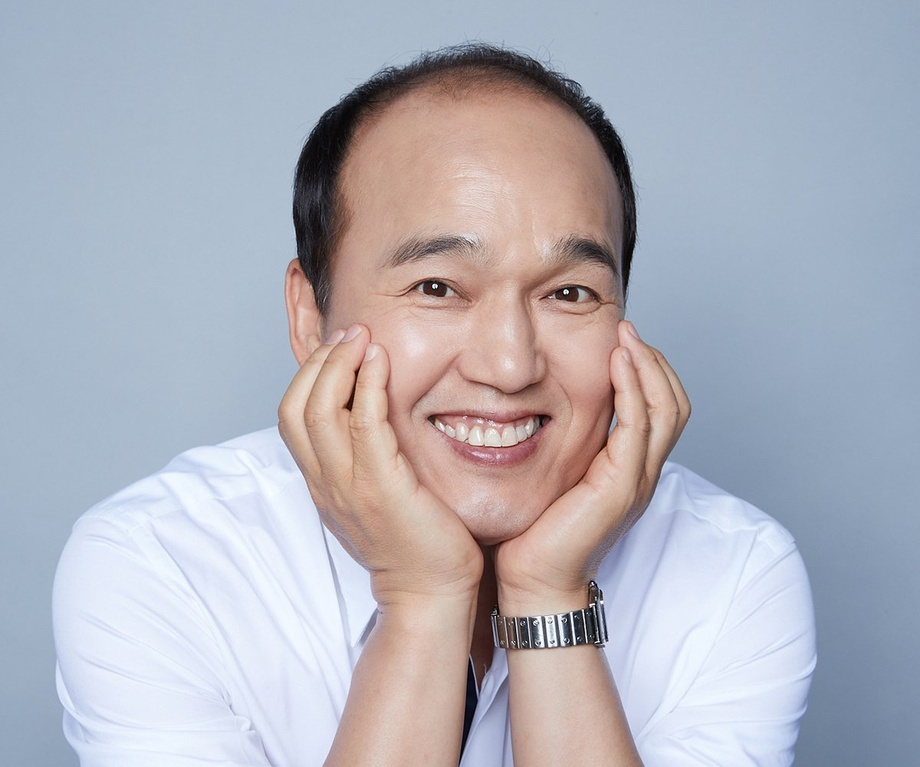
#> input picture data/ad.jpg, 920 x 767 px, shrunk from 1200 x 1000 before the run, found by its file name
$ python 0501.py
#> lines starting #> are read from the running program, lines starting #| are printed output that depends on the picture; after the words box and inside, x2 and y2 are one past the last pixel; in counts of white or black regions, pixels touching at a corner belong together
# 0501.py
import cv2
import numpy as np
src = cv2.imread('./data/ad.jpg', cv2.IMREAD_GRAYSCALE)
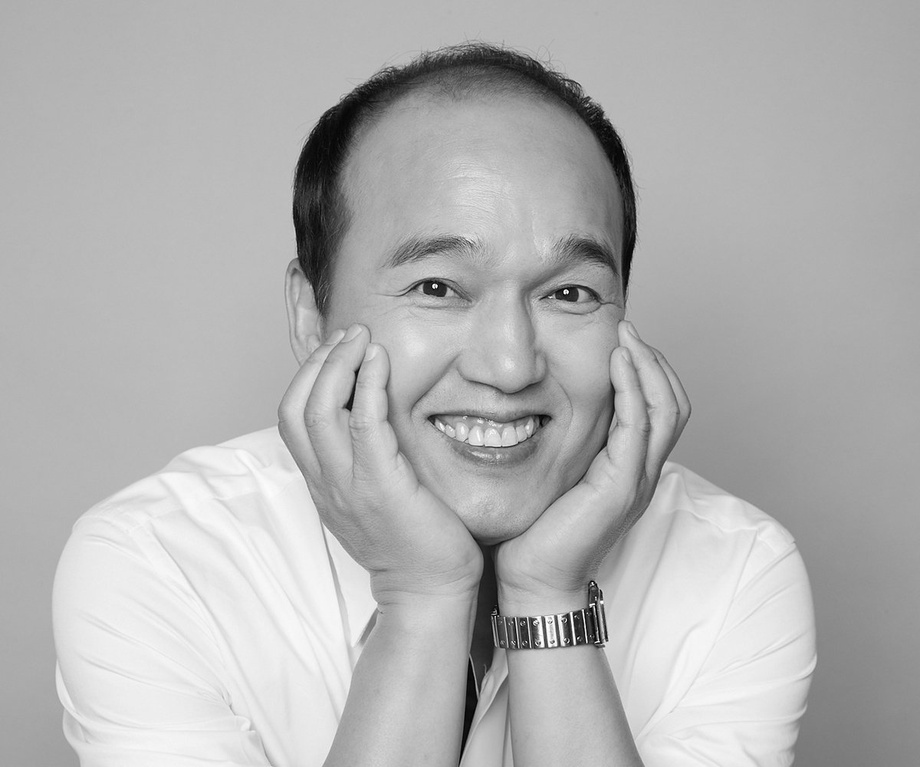
#> src: shape (767, 920); min 0, max 255, mean 178.4
cv2.imshow('src',  src)

ret, dst = cv2.threshold(src, 120, 255, cv2.THRESH_BINARY)
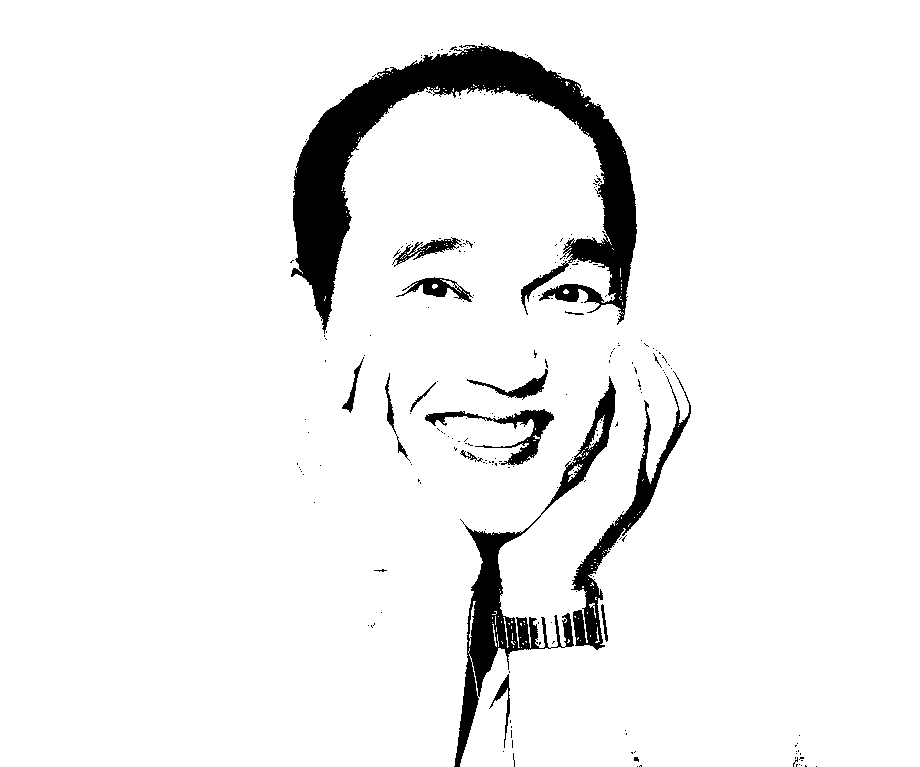
#> dst: shape (767, 920); 93.9% white; 213 black regions (198 under 20 px), largest, box (x1, y1, x2, y2) and area: (291, 45, 637, 334) 25413, (454, 376, 616, 767) 8308, (571, 371, 691, 650) 4200
print('ret=', ret)
cv2.imshow('dst',  dst)

ret2, dst2 = cv2.threshold(src, 200, 255,
                             cv2.THRESH_BINARY+cv2.THRESH_OTSU)
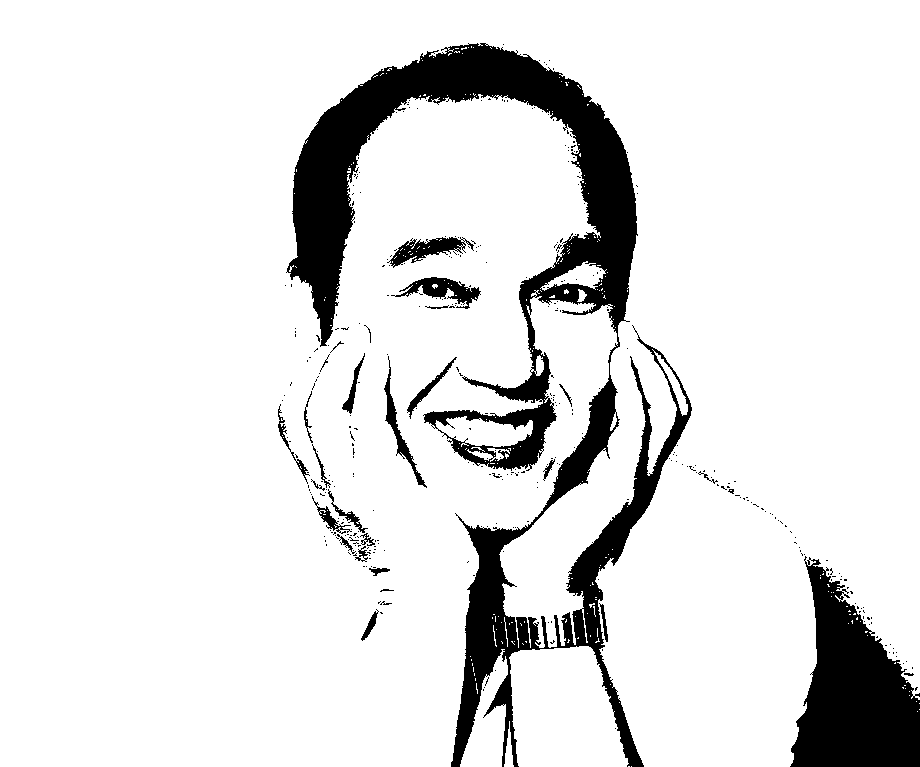
#> dst2: shape (767, 920); 88.7% white; 377 black regions (348 under 20 px), largest, box (x1, y1, x2, y2) and area: (286, 43, 692, 767) 56967, (790, 556, 920, 767) 16091, (391, 277, 481, 309) 1097
#> ret2 = 143
print('ret2=', ret2)
#| ret2= 143.0
cv2.imshow('dst2',  dst2)

cv2.waitKey()
cv2.destroyAllWindows()

$ run again, with data/123.jpg copied over data/ad.jpg
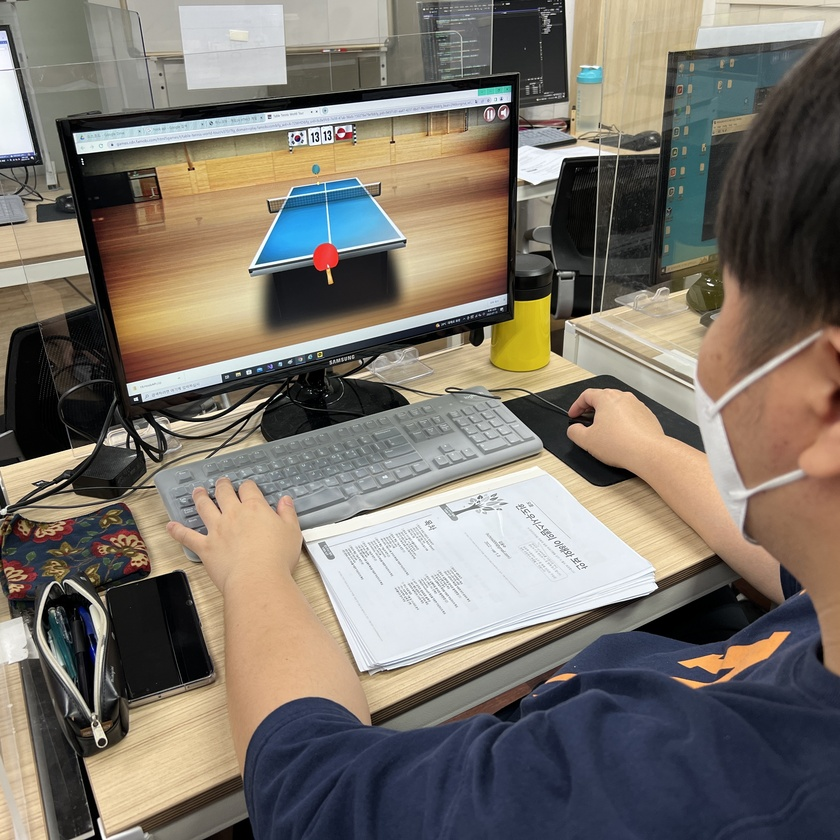
#> input picture data/123.jpg, 840 x 840 px, shrunk from 3024 x 3024 before the run, found by its file name
#> `ret, dst = cv2.threshold(src, 120, 255, cv2.THRESH_BINARY)`:
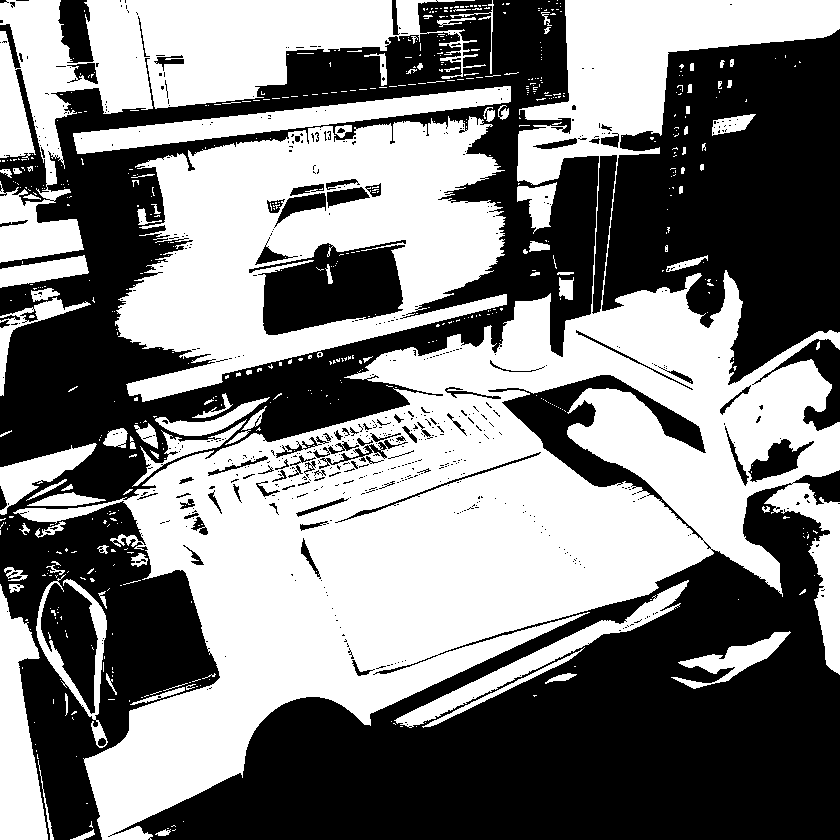
#> dst: shape (840, 840); 50.1% white; 662 black regions (572 under 20 px), largest, box (x1, y1, x2, y2) and area: (0, 0, 599, 840) 139790, (108, 375, 840, 840) 128096, (602, 29, 840, 385) 57059
#> `ret2, dst2 = cv2.threshold(src, 200, 255, cv2.THRESH_BINARY+cv2.THRESH..`:
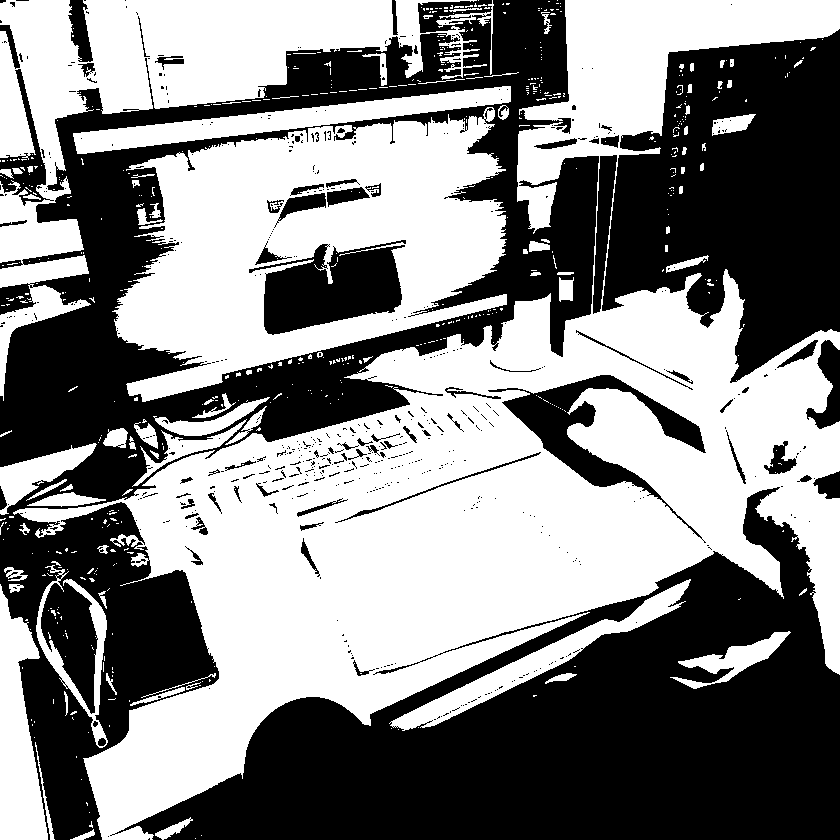
#> dst2: shape (840, 840); 52.2% white; 585 black regions (512 under 20 px), largest, box (x1, y1, x2, y2) and area: (0, 0, 599, 840) 132250, (110, 487, 840, 840) 116750, (602, 29, 840, 383) 56488
#> ret2 = 114
#| ret2= 114.0

$ run again, with data/B2.jPG copied over data/ad.jpg
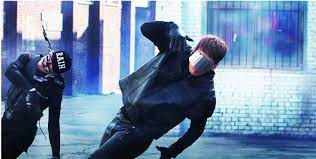
#> input picture data/B2.jPG, 316 x 159 px, found by its file name
#> `ret, dst = cv2.threshold(src, 120, 255, cv2.THRESH_BINARY)`:
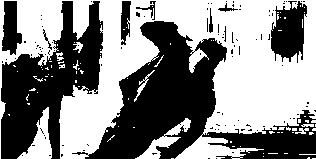
#> dst: shape (159, 316); 53.1% white; 107 black regions (98 under 20 px), largest, box (x1, y1, x2, y2) and area: (72, 21, 316, 159) 12524, (1, 1, 103, 159) 7958, (271, 1, 307, 63) 1509
#> `ret2, dst2 = cv2.threshold(src, 200, 255, cv2.THRESH_BINARY+cv2.THRESH..`:
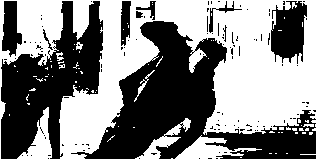
#> dst2: shape (159, 316); 51.5% white; 117 black regions (107 under 20 px), largest, box (x1, y1, x2, y2) and area: (71, 21, 316, 159) 12798, (1, 1, 103, 159) 8125, (271, 1, 307, 64) 1609
#> ret2 = 125
#| ret2= 125.0
